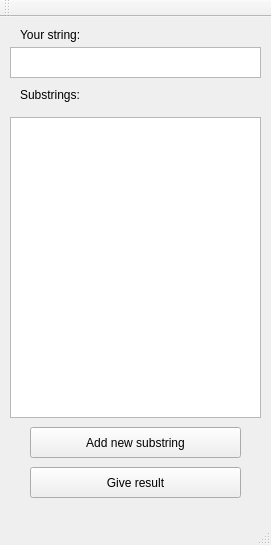
<?xml version="1.0" encoding="UTF-8"?>
<ui version="4.0">
 <class>MainWindow</class>
 <widget class="QMainWindow" name="MainWindow">
  <property name="geometry">
   <rect>
    <x>0</x>
    <y>0</y>
    <width>271</width>
    <height>545</height>
   </rect>
  </property>
  <property name="windowTitle">
   <string>MainWindow</string>
  </property>
  <widget class="QWidget" name="centralWidget">
   <widget class="QTextBrowser" name="textBrowser">
    <property name="geometry">
     <rect>
      <x>10</x>
      <y>100</y>
      <width>251</width>
      <height>301</height>
     </rect>
    </property>
   </widget>
   <widget class="QTextEdit" name="textEdit">
    <property name="geometry">
     <rect>
      <x>10</x>
      <y>30</y>
      <width>251</width>
      <height>31</height>
     </rect>
    </property>
    <property name="html">
     <string>&lt;!DOCTYPE HTML PUBLIC &quot;-//W3C//DTD HTML 4.0//EN&quot; &quot;http://www.w3.org/TR/REC-html40/strict.dtd&quot;&gt;
&lt;html&gt;&lt;head&gt;&lt;meta name=&quot;qrichtext&quot; content=&quot;1&quot; /&gt;&lt;style type=&quot;text/css&quot;&gt;
p, li { white-space: pre-wrap; }
&lt;/style&gt;&lt;/head&gt;&lt;body style=&quot; font-family:'MS Shell Dlg 2'; font-size:8.25pt; font-weight:400; font-style:normal;&quot;&gt;
&lt;p style=&quot;-qt-paragraph-type:empty; margin-top:0px; margin-bottom:0px; margin-left:0px; margin-right:0px; -qt-block-indent:0; text-indent:0px;&quot;&gt;&lt;br /&gt;&lt;/p&gt;&lt;/body&gt;&lt;/html&gt;</string>
    </property>
   </widget>
   <widget class="QLabel" name="label">
    <property name="geometry">
     <rect>
      <x>20</x>
      <y>70</y>
      <width>141</width>
      <height>16</height>
     </rect>
    </property>
    <property name="text">
     <string>Substrings:</string>
    </property>
   </widget>
   <widget class="QPushButton" name="pushButton">
    <property name="geometry">
     <rect>
      <x>30</x>
      <y>410</y>
      <width>211</width>
      <height>31</height>
     </rect>
    </property>
    <property name="text">
     <string>Add new substring</string>
    </property>
   </widget>
   <widget class="QPushButton" name="pushButton_2">
    <property name="geometry">
     <rect>
      <x>30</x>
      <y>450</y>
      <width>211</width>
      <height>31</height>
     </rect>
    </property>
    <property name="text">
     <string>Give result</string>
    </property>
   </widget>
   <widget class="QLabel" name="label_2">
    <property name="geometry">
     <rect>
      <x>20</x>
      <y>10</y>
      <width>141</width>
      <height>16</height>
     </rect>
    </property>
    <property name="text">
     <string>Your string:</string>
    </property>
   </widget>
  </widget>
  <widget class="QMenuBar" name="menuBar">
   <property name="geometry">
    <rect>
     <x>0</x>
     <y>0</y>
     <width>271</width>
     <height>20</height>
    </rect>
   </property>
  </widget>
  <widget class="QToolBar" name="mainToolBar">
   <attribute name="toolBarArea">
    <enum>TopToolBarArea</enum>
   </attribute>
   <attribute name="toolBarBreak">
    <bool>false</bool>
   </attribute>
  </widget>
  <widget class="QStatusBar" name="statusBar"/>
 </widget>
 <layoutdefault spacing="6" margin="11"/>
 <resources/>
 <connections/>
</ui>
